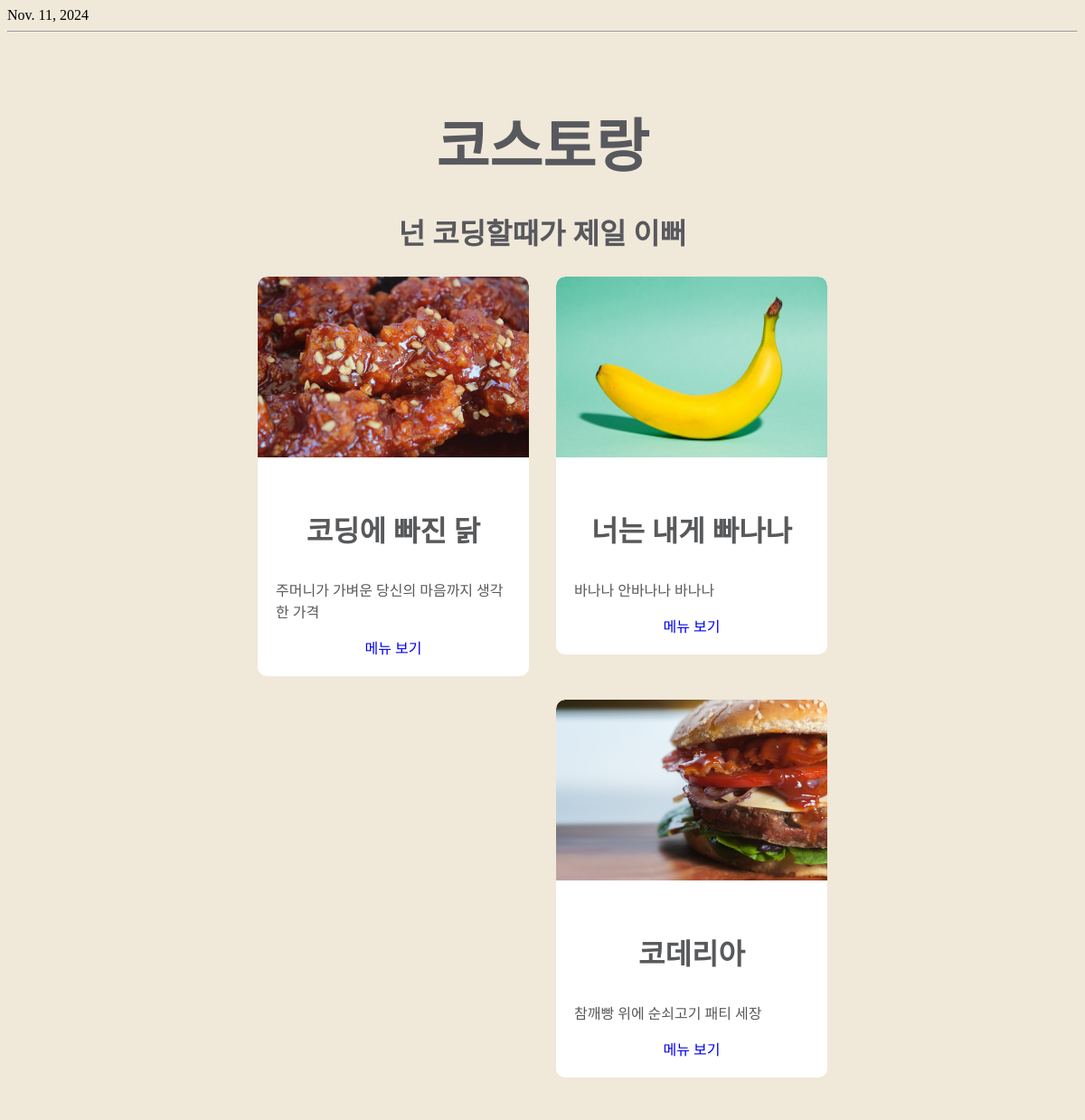
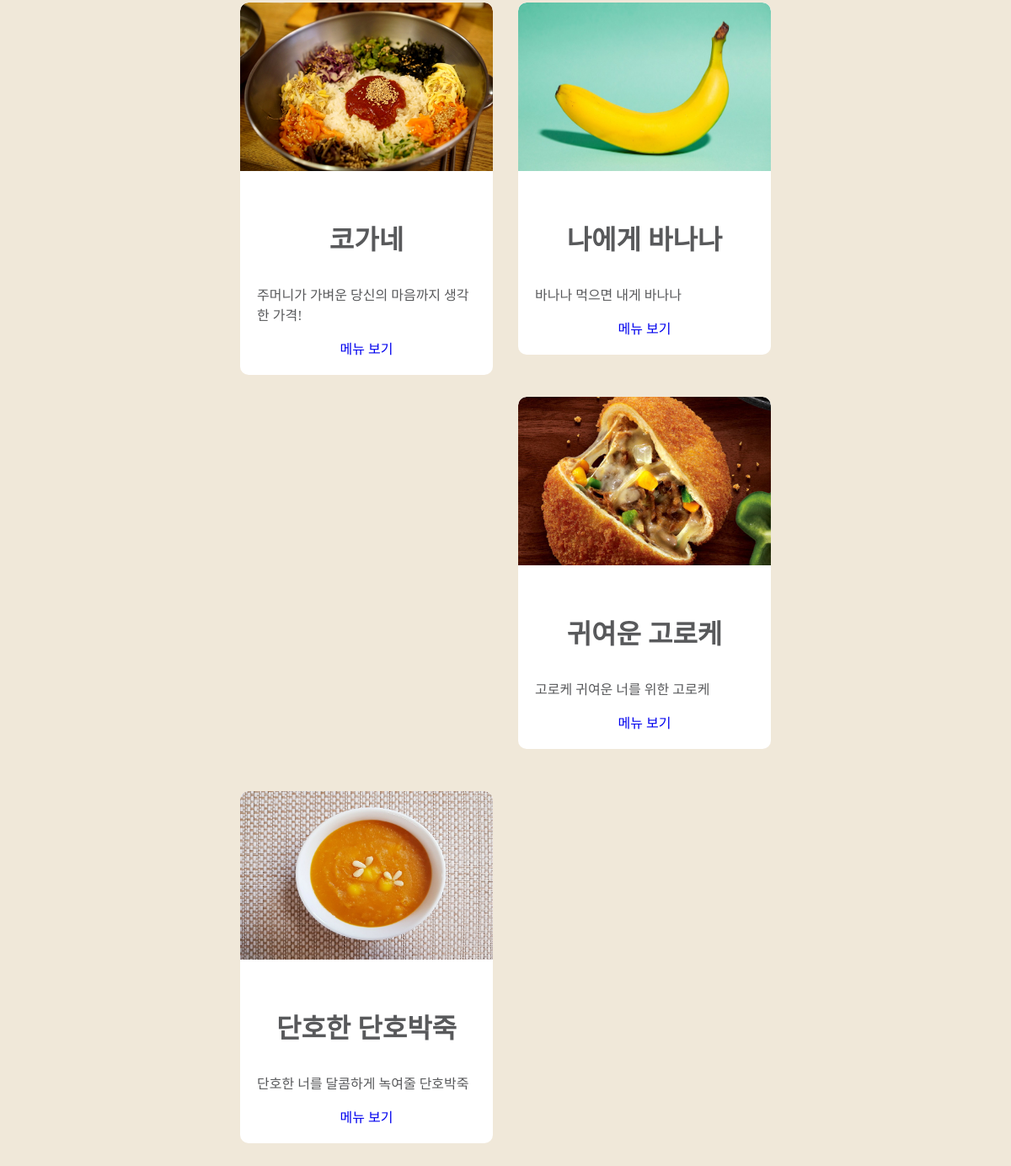
The page /foods/menu/ on the database its author committed (2 pictures, top to bottom).
### foods/models.py (models this page shows, shortened)
class Menu(models.Model):
    name = models.CharField(max_length=50)
    description = models.CharField(max_length=100)
    price = models.IntegerField()
    img_path = models.CharField(max_length=255)

### foods/views.py (the view)
# urls.py: path('menu/', views.index),
def index(request):
    context = dict()
    today = datetime.today().date()
    menus = Menu.objects.all()
    context["date"] = today
    context["menus"] = menus
    return render(request, 'foods/index.html', context=context)

### foods/templates/foods/index.html
{% extends './base.html' %}
{% load static %}
{% block date-block %}
  <div>{{date}}</div>
{% endblock date-block %}
{% block food-container %}
  {% for menu in menus %}
    <div class="food">
      <img src={% get_static_prefix %}{{menu.img_path}} width="300px" height="200px"/>
      <div class="info">
        <h3>{{menu.name}}</h3>
        <P>{{menu.description}}</p>
        <a href="{{menu.id}}">메뉴 보기</a>
    </div>
  </div>
  {% endfor %}
{% endblock food-container %}

### foods/templates/foods/base.html (shortened to what this page needs)
{% load static %}
<!DOCTYPE html>
<html>
  <head>
    <link rel="stylesheet" href="{% static 'foods/css/styles.css' %}" />
  </head>
  <body>
    <div>{% block date-block %} {% endblock date-block %}</div>
    <hr />
    <h1>코스토랑</h1>
    <h2>넌 코딩할때가 제일 이뻐</h2>
    <div class="food-container">
      {% block food-container %} {% endblock food-container %}
    </div>
  </body>
</html>

### foods/static/foods/css/styles.css (style rules this page uses)
* { box-sizing: border-box; }
body { background-color : #f0e8d9; }
h1 { text-align: center; font-size:64px; color: #58595e; margin-top: 75px; margin-bottom: 30px; font-family: Jua; }
h2 { text-align: center; font-size:32px; color: #58595e; font-family: Jua; }
.food-container { width:660px; margin-left: auto; margin-right: auto; }
.food { background-color : white; width: 300px; margin-left: auto; margin-right: auto; border-radius: 10px; overflow: hidden; margin-bottom: 50px; float: left; margin-left: 15px; margin-right: 15px; }
.food h3 { color: #58595b; font-size: 32px; font-family: Jua; }
.food p { color: #58595b; font-size: 16px; font-family: Jua; text-align: left; }
.food a { color: #0000ee; font-size: 16px; font-family: Jua; text-decoration: none; }
.food .info { padding: 20px; text-align: center; }
.food img { border-top-left-radius: 10px; border-top-right-radius: 10px; }

### rows shown on the page
Menu: img_path (picture), name "코딩에 빠진 닭", description "주머니가 가벼운 당신의 마음까지 생각한 가격"
Menu: img_path (picture), name "너는 내게 빠나나", description "바나나 안바나나 바나나"
Menu: img_path (picture), name "코데리아", description "참깨빵 위에 순쇠고기 패티 세장"
Menu: img_path (picture), name "코가네", description "주머니가 가벼운 당신의 마음까지 생각한 가격!"
Menu: img_path (picture), name "나에게 바나나", description "바나나 먹으면 내게 바나나"
Menu: img_path (picture), name "귀여운 고로케", description "고로케 귀여운 너를 위한 고로케"
Menu: img_path (picture), name "단호한 단호박죽", description "단호한 너를 달콤하게 녹여줄 단호박죽"

### other values the page prints
{{ date }} "Nov. 11, 2024"
